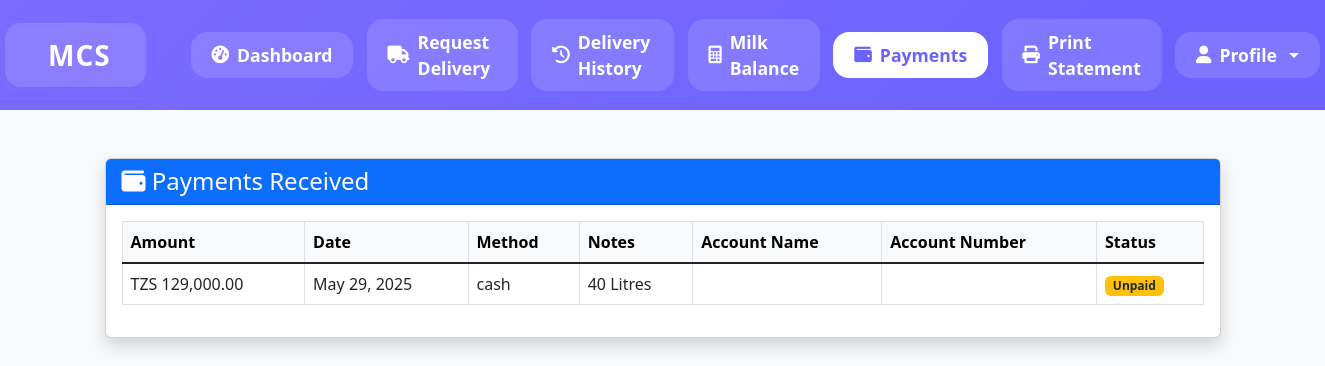
Page /modules/farmer/payments.php (signed in) on the committed database.
### tables this page shows
CREATE TABLE `payments` (
  `id` int(11) NOT NULL,
  `industry_id` int(11) DEFAULT NULL,
  `farmer_id` varchar(20) DEFAULT NULL,
  `amount` decimal(10,2) NOT NULL,
  `payment_date` datetime NOT NULL,
  `payment_method` enum('cash','bank_transfer') NOT NULL,
  `status` enum('unpaid','paid') DEFAULT 'unpaid',
  `created_at` timestamp NOT NULL DEFAULT current_timestamp(),
  `notes` text DEFAULT NULL,
  `account_name` varchar(100) DEFAULT NULL,
  `account_number` varchar(50) DEFAULT NULL
);

### modules/farmer/payments.php (the view, shortened to what this page needs)
<?php
require_once "../../config/db.php";
$user_id = $_SESSION["id"];
$farmer_id = null;
$sql = "SELECT farmer_id FROM farmers WHERE user_id = ?";
if ($stmt = mysqli_prepare($conn, $sql)) {
    mysqli_stmt_bind_param($stmt, "i", $user_id);
    mysqli_stmt_execute($stmt);
    mysqli_stmt_bind_result($stmt, $farmer_id);
}
$payments = [];
if ($farmer_id) {
    $sql = "SELECT * FROM payments WHERE farmer_id = ? ORDER BY payment_date DESC";
    $stmt = mysqli_prepare($conn, $sql);
    mysqli_stmt_bind_param($stmt, "s", $farmer_id);
    mysqli_stmt_execute($stmt);
    $result = mysqli_stmt_get_result($stmt);
    while ($row = mysqli_fetch_assoc($result)) {
        $payments[] = $row;
    }
}
?>
<!DOCTYPE html>
<html lang="en">
<head>
    <link href="https://cdn.jsdelivr.net/npm/bootstrap@5.1.3/dist/css/bootstrap.min.css" rel="stylesheet">
    <link href="https://cdnjs.cloudflare.com/ajax/libs/font-awesome/6.0.0/css/all.min.css" rel="stylesheet">
</head>
<body>
<?php include "../../includes/farmer_header.php"; ?>
<div class="main-content">
    <div class="container mt-5">
        <div class="card shadow">
            <div class="card-header bg-primary text-white">
                <h4 class="mb-0"><i class="fas fa-wallet"></i> Payments Received</h4>
            </div>
            <div class="card-body">
                <div class="table-responsive">
                    <table class="table table-bordered table-hover">
                        <thead class="table-light">
                            <tr>
                                <th>Amount</th>
                                <th>Date</th>
                                <th>Method</th>
                                <th>Notes</th>
                                <th>Account Name</th>
                                <th>Account Number</th>
                                <th>Status</th>
                            </tr>
                        </thead>
                        <tbody>
                            <?php if (count($payments) > 0): ?>
                                <?php foreach ($payments as $p): ?>
                                    <tr>
                                        <td>TZS <?php echo number_format($p['amount'],2); ?></td>
                                        <td><?php echo date('M d, Y', strtotime($p['payment_date'])); ?></td>
                                        <td><?php echo htmlspecialchars($p['payment_method']); ?></td>
                                        <td><?php echo htmlspecialchars($p['notes']); ?></td>
                                        <td><?php echo htmlspecialchars($p['account_name'] ?? ''); ?></td>
                                        <td><?php echo htmlspecialchars($p['account_number'] ?? ''); ?></td>
                                        <td>
                                            <?php if(isset($p['status']) && $p['status'] == 'paid'): ?>
                                                <span class="badge bg-success">Paid</span>
                                            <?php else: ?>
                                                <span class="badge bg-warning text-dark">Unpaid</span>
                                            <?php endif; ?>
                                        </td>
                                    </tr>
                                <?php endforeach; ?>
                            <?php else: ?>
                                <tr><td colspan="7" class="text-center">No payments received yet.</td></tr>
                            <?php endif; ?>
                        </tbody>
                    </table>
                </div>
            </div>
        </div>
    </div>
</div>
</body>
</html>

### includes/farmer_header.php (style rules this page uses)
html, body { margin: 0 !important; padding: 0 !important; box-sizing: border-box; }
body { padding-top: 90px; background: var(--background-color, #F8F9FA); }

### rows in the picture
payments: amount "129,000.00", payment_date "May 29, 2025", payment_method "cash", notes "40 Litres", status "Unpaid"
